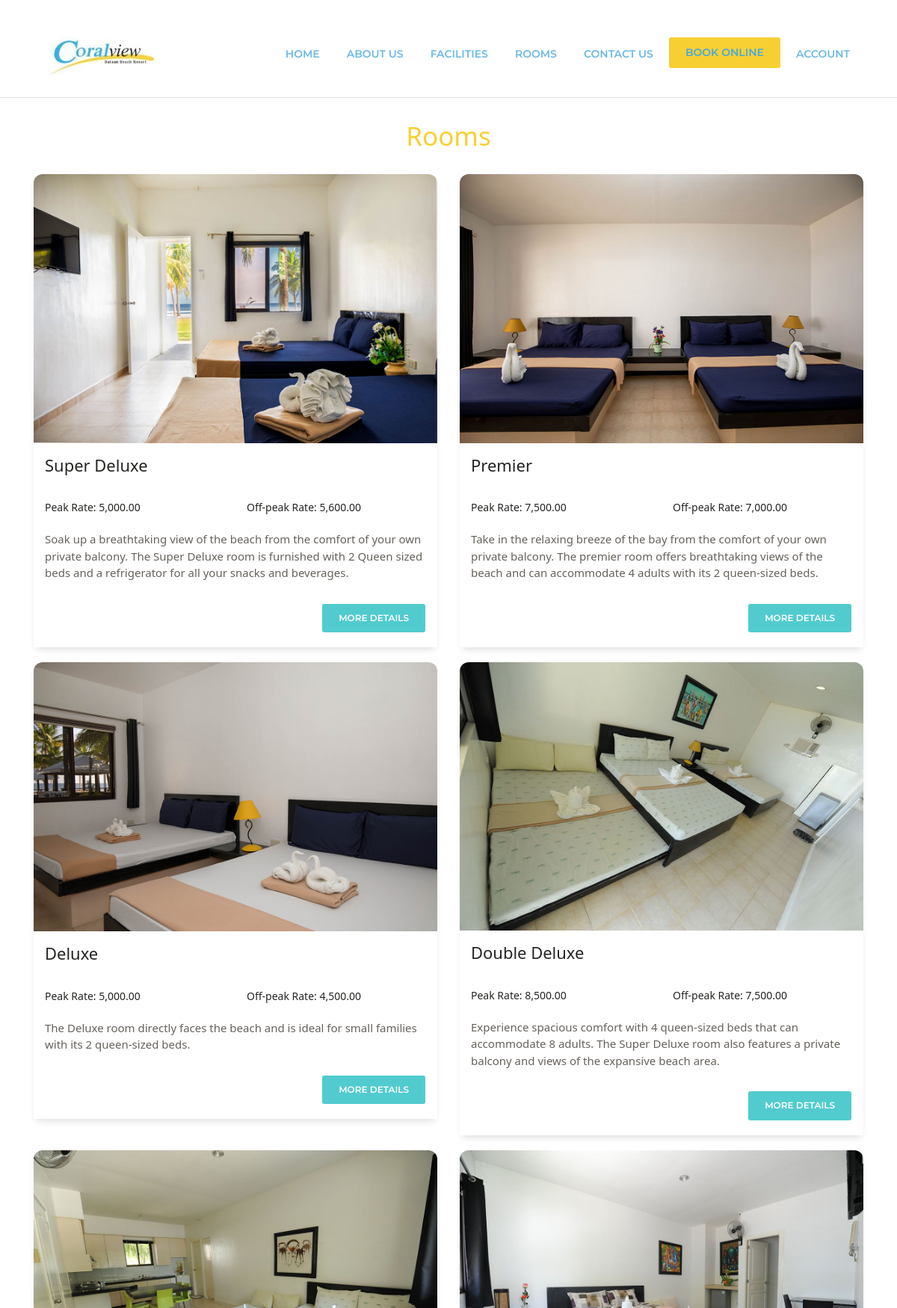
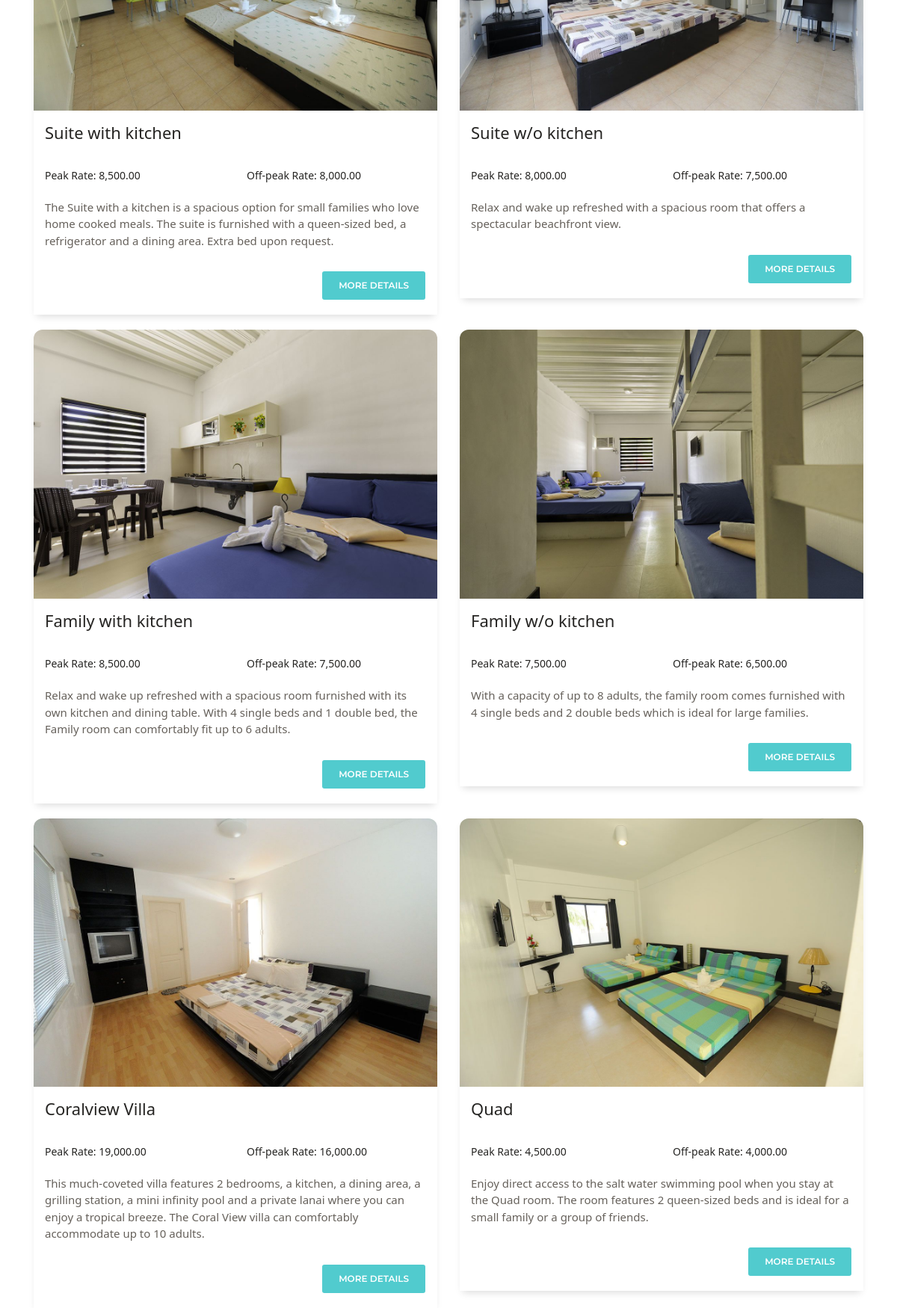
The page /rooms.php (upper part) on the database its author committed (2 pictures, top to bottom).
### tables this page shows
CREATE TABLE `rooms` (
  `Id` int(11) NOT NULL,
  `number` varchar(255) DEFAULT NULL,
  `type` varchar(255) DEFAULT NULL,
  `peak_rate` float DEFAULT NULL,
  `off_peak_rate` float DEFAULT NULL,
  `description` varchar(255) DEFAULT NULL,
  `image` varchar(255) DEFAULT NULL,
  `capacity` int(11) DEFAULT NULL,
  `inclusions` text DEFAULT NULL
);

### rooms.php (the view, shortened to what this page needs)
<?php
include('common/header.php');
include('common/navbar.php');
$db = connect_to_db();
?>
<div class="container">
    <div class="row">
        <div class="col">
            <div>
                <h2 class="text-center coralview-orange">Rooms</h2>
                <div>
                    <?php
                    $room_query = "SELECT * FROM rooms;";
                    $room_result = mysqli_query($db, $room_query);
                    $room_length = 0;
                    if(mysqli_num_rows($room_result) > 0) {
                        while($room = mysqli_fetch_assoc($room_result)) {
                            $room_length++;
                            if($room_length % 2 == 1) {
                                echo '
                                <div class="row">
                                ';
                            }
                            echo '
                            <div class="col-6">
                                <div class="card">
                                    <img class="card-img-top" src="' . $room['image'] . '" alt="Card image cap">
                                    <div class="card-header">
                                        <h5>' . $room['type'] . '</h5>
                                    </div>
                                    <div class="card-body">
                                        <div class="row">
                                            <div class="col-6">
                                                <span>Peak Rate: ' . number_format($room['peak_rate'], 2)  . '</span>
                                            </div>
                                            <div class="col-6">
                                                <span>Off-peak Rate: ' . number_format($room['off_peak_rate'], 2) . '</span>
                                            </div>
                                        </div>
                                        <br>
                                        <p class="card-text">' . $room['description'] . '</p>
                                        <a href="room.php?room_id='. $room['Id'] .'" class="btn btn-primary btn-outline float-right">More Details</a>
                                    </div>
                                </div>
                            </div>
                            ';
                            if($room_length % 2 == 0) {
                                echo '
                                </div>
                                ';
                            }
                        }
                    }
                    ?>
                </div>
            </div>
        </div>
    </div>
</div>
<?php
include('common/footer.php');
?>

### css/style.css (style rules this page uses)
* { font-family: 'Segoe UI', sans-serif; }
h1, h2, h3, h4, h5, h6, p, span, li { font-family: 'Segoe UI', sans-serif; }
.coralview-orange { color: #F7CF32; }
.card { border-radius: 0px; }

### rows shown on the page
rooms: image (picture), type "Super Deluxe", peak_rate "5,000.00", off_peak_rate "5,600.00", description "Soak up a breathtaking view of the beach from the comfort of your own private balcony. The Super Deluxe room is furnished with 2 Queen sized beds and a refrigerator for all your snacks and beverages."
rooms: image (picture), type "Premier", peak_rate "7,500.00", off_peak_rate "7,000.00", description "Take in the relaxing breeze of the bay from the comfort of your own private balcony. The premier room offers breathtaking views of the beach and can accommodate 4 adults with its 2 queen-sized beds."
rooms: image (picture), type "Deluxe", peak_rate "5,000.00", off_peak_rate "4,500.00", description "The Deluxe room directly faces the beach and is ideal for small families with its 2 queen-sized beds."
rooms: image (picture), type "Double Deluxe", peak_rate "8,500.00", off_peak_rate "7,500.00", description "Experience spacious comfort with 4 queen-sized beds that can accommodate 8 adults. The Super Deluxe room also features a private balcony and views of the expansive beach area."
rooms: image (picture), type "Suite with kitchen", peak_rate "8,500.00", off_peak_rate "8,000.00", description "The Suite with a kitchen is a spacious option for small families who love home cooked meals. The suite is furnished with a queen-sized bed, a refrigerator and a dining area. Extra bed upon request."
rooms: image (picture), type "Suite w/o kitchen", peak_rate "8,000.00", off_peak_rate "7,500.00", description "Relax and wake up refreshed with a spacious room that offers a spectacular beachfront view."
rooms: image (picture), type "Family with kitchen", peak_rate "8,500.00", off_peak_rate "7,500.00", description "Relax and wake up refreshed with a spacious room furnished with its own kitchen and dining table. With 4 single beds and 1 double bed, the Family room can comfortably fit up to 6 adults."
rooms: image (picture), type "Family w/o kitchen", peak_rate "7,500.00", off_peak_rate "6,500.00", description "With a capacity of up to 8 adults, the family room comes furnished with 4 single beds and 2 double beds which is ideal for large families."
rooms: image (picture), type "Coralview Villa", peak_rate "19,000.00", off_peak_rate "16,000.00", description "This much-coveted villa features 2 bedrooms, a kitchen, a dining area, a grilling station, a mini infinity pool and a private lanai where you can enjoy a tropical breeze. The Coral View villa can comfortably accommodate up to 10 adults."
rooms: image (picture), type "Quad", peak_rate "4,500.00", off_peak_rate "4,000.00", description "Enjoy direct access to the salt water swimming pool when you stay at the Quad room. The room features 2 queen-sized beds and is ideal for a small family or a group of friends."
